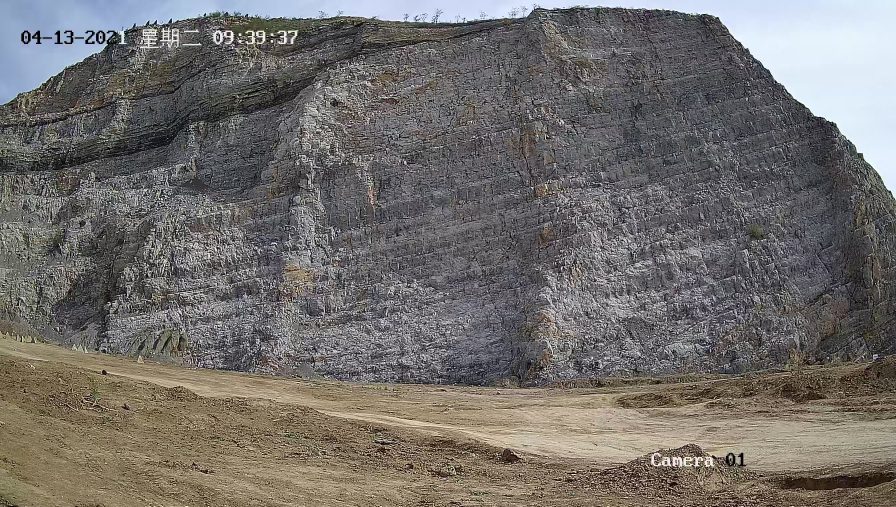
#> input picture ImagePoint_Align/demo/image_files/VIS.jpg, 2688 x 1520 px (shown at 1/3 size)
$ python Align_insert_v2.py
#> lines starting #> are read from the running program, lines starting #| are printed output that depends on the picture
# -*- coding: utf-8 -*-
"""
@ file name:Align_insert_v2.py
@ desc: 直接图像对齐(居于选定的矩形)
"""

import cv2 as cv
import numpy as np


# ----------------------------------------------------#
#           图像和点读取
# ----------------------------------------------------#
def load_image(path):
    """加载图像并返回其size"""
#> called with path = '../image_files/VIS.jpg'
    img = cv.imread(path)
#> img is the input picture: shape (1520, 2688, 3); mean B, G, R 107.8, 110.8, 114.2
    return img, img.shape[:2]


def get_points(point_path, points_num=3):
    """从文本文件中读取指定数量的特征点坐标"""
    with open(point_path, 'r') as file:
        all_coordinates = []
        lines = file.readlines()
        for line in lines:
            line_data = line.strip().split()
            all_coordinates.extend([int(num) for num in line_data])
        all_coordinates = np.reshape(all_coordinates, (-1, 2))[:points_num]
    return all_coordinates


# ----------------------------------------------------#
#           尺度放缩因子
# ----------------------------------------------------#
def get_rectangle(point_list):
    """计算特征点构成的最小外接矩形"""
    # 获取每列的最大值和最小值
    x_min, y_min = np.min(point_list, axis=0)
    x_max, y_max = np.max(point_list, axis=0)
    return x_min, y_min, x_max, y_max


def calculate_scale_factors(rectangle_visible, rectangle_thermal):
    """计算可见光与红外图像在x、y方向上的尺度缩放因子"""
    # 由于可见光相机与红外热像仪焦距及视场角不同，物体在可见光图像及红外热图像中的实际大小不一致，可通过缩放因子将其进行调整
    width_scale_factor = (rectangle_visible[2] - rectangle_visible[0]) / (rectangle_thermal[2] - rectangle_thermal[0])
    height_scale_factor = (rectangle_visible[3] - rectangle_visible[1]) / (rectangle_thermal[3] - rectangle_thermal[1])
    return width_scale_factor, height_scale_factor


# ----------------------------------------------------#
#           图像处理
# ----------------------------------------------------#
def crop_and_resize_VIS(visible_img, start_x, start_y, end_x, end_y, thermal_size):
    """裁剪并调整可见光图像至热成像图像大小"""
    cropped_VIR = visible_img[start_y:end_y, start_x:end_x]
    cropped_VIR_resize = cv.resize(cropped_VIR, (thermal_size[1], thermal_size[0]), interpolation=cv.INTER_AREA)
    return cropped_VIR_resize


def main():
    # -------------------------------
    #       图像路径
    # -------------------------------
    image_visible_path = "../image_files/VIS.jpg"
    image_thermal_path = "../image_files/IR.jpg"

    image_visible, visible_size = load_image(image_visible_path)  # [1520, 2688]
#> visible_size = (1520, 2688)
    image_thermal, thermal_size = load_image(image_thermal_path)  # [720, 1280]
#> call 2 of load_image, with path = '../image_files/IR.jpg'
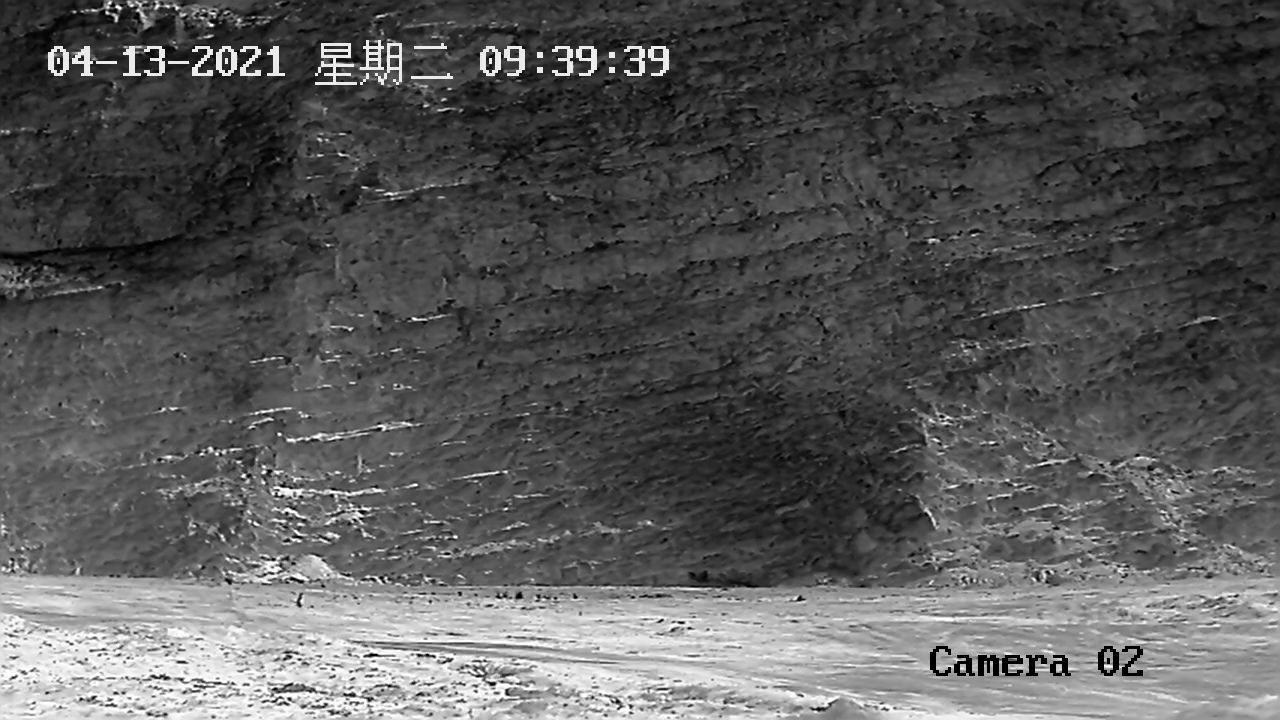
#> input picture ImagePoint_Align/demo/image_files/IR.jpg, 1280 x 720 px
#> in load_image, img is the input picture: shape (720, 1280, 3); min 0, max 255, mean 87.4
#> thermal_size = (720, 1280)
    # -------------------------------
    #       读取特征点坐标
    # -------------------------------
    points_visible_path = "../points_VIS.txt"
    points_thermal_path = "../points_IR.txt"
    coordinates_visible = get_points(points_visible_path)
#> (reads ImagePoint_Align/demo/points_VIS.txt from the repository)
    print(f"读取成功\n{coordinates_visible}")
    coordinates_thermal = get_points(points_thermal_path)
#> (reads ImagePoint_Align/demo/points_IR.txt from the repository)
    print(f"读取成功\n{coordinates_thermal}")
    # 判断特征点数量是否一致
    assert len(coordinates_visible) == len(coordinates_thermal), '特征数量不一致，请重新选择'
    # -------------------------------
    #       尺度因子
    # -------------------------------
    # 计算特征点构成的矩形
    rectangle_visible = get_rectangle(coordinates_visible)
    rectangle_thermal = get_rectangle(coordinates_thermal)
    # 计算尺度缩放因子
    width_scale_factor, height_scale_factor = calculate_scale_factors(rectangle_visible, rectangle_thermal)

    # 计算裁剪区域 x_min, y_min, x_max, y_max
    start_x = int(rectangle_visible[0] - rectangle_thermal[0] * width_scale_factor)
    start_y = int(rectangle_visible[1] - rectangle_thermal[1] * height_scale_factor)
    end_x = int(start_x + thermal_size[1] * width_scale_factor)
#> end_x = 1954
    end_y = int(start_y + thermal_size[0] * height_scale_factor)
#> end_y = 735
    start_x = max(0, start_x)
    start_y = max(0, start_y)
    end_x = min(end_x, visible_size[1])
    end_y = min(end_y, visible_size[0])

    # with open('crop_visible.txt', 'w') as f:
    #     f.write("start_x = " + str(start_x) + '\n')
    #     f.write("start_y = " + str(start_y) + '\n')
    #     f.write("end_x = " + str(end_x) + '\n')
    #     f.write("end_y = " + str(end_y) + '\n')

    # -------------------------------
    #       图像处理
    # -------------------------------
    # 裁剪并调整可见光图像至热成像图像大小
    cropped_VIR_resize = crop_and_resize_VIS(image_visible,  start_x, start_y, end_x, end_y, thermal_size)
#> in crop_and_resize_VIS, `cropped_VIR = visible_img[start_y:end_y, start_x:end_x]`:
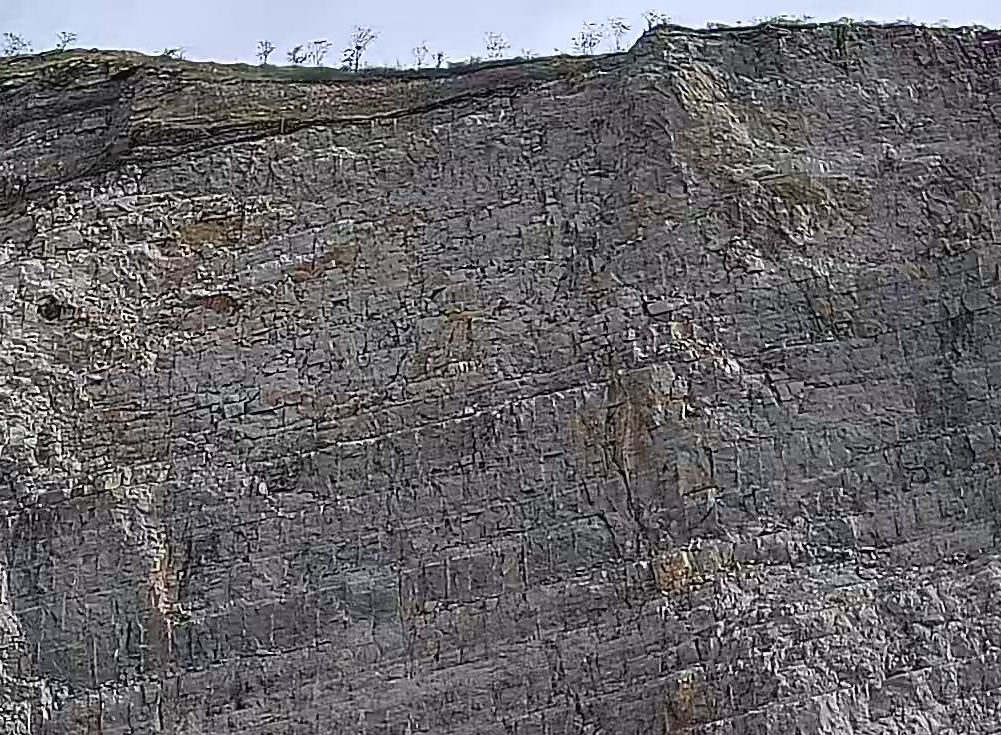
#> cropped_VIR: shape (735, 1001, 3); mean B, G, R 106, 102.5, 103.7
#> in crop_and_resize_VIS, `cropped_VIR_resize = cv.resize(cropped_VIR, (thermal_size[1], thermal_..`:
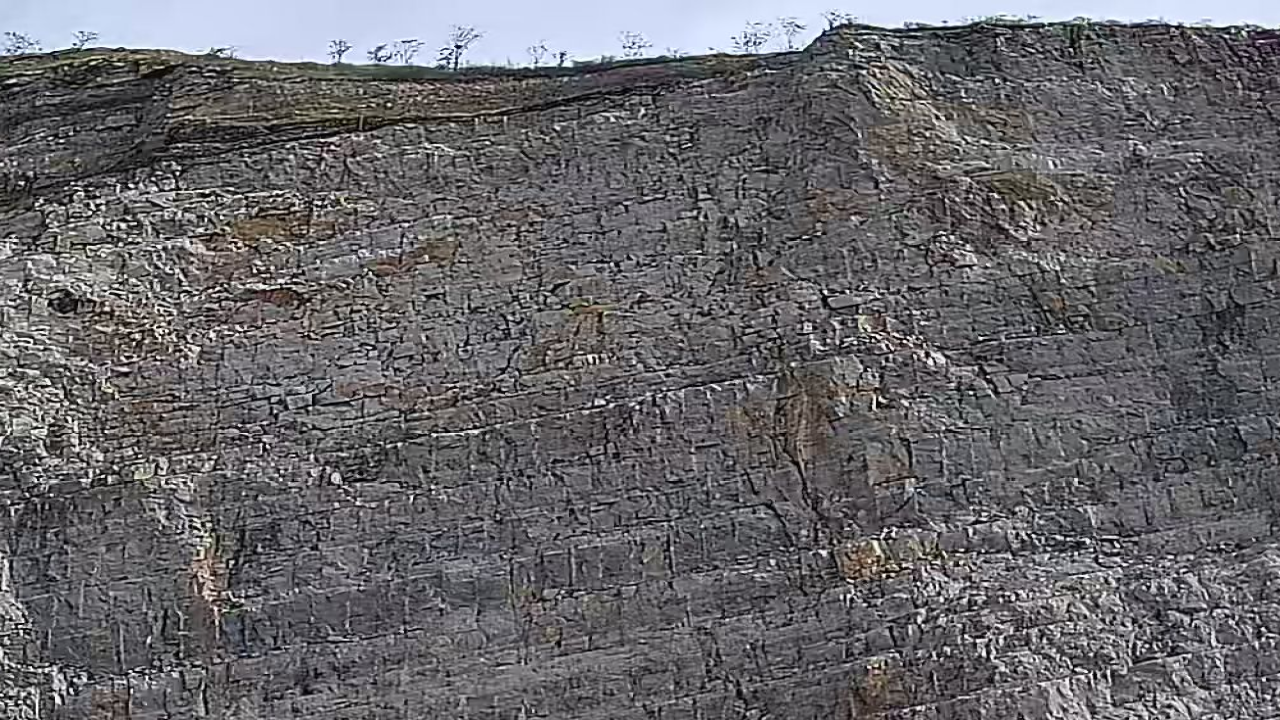
#> cropped_VIR_resize: shape (720, 1280, 3); mean B, G, R 105.9, 102.4, 103.6

    # 叠加可见光与热成像图像
    img_add = cv.addWeighted(cropped_VIR_resize, 0.5, image_thermal, 0.5, 0)
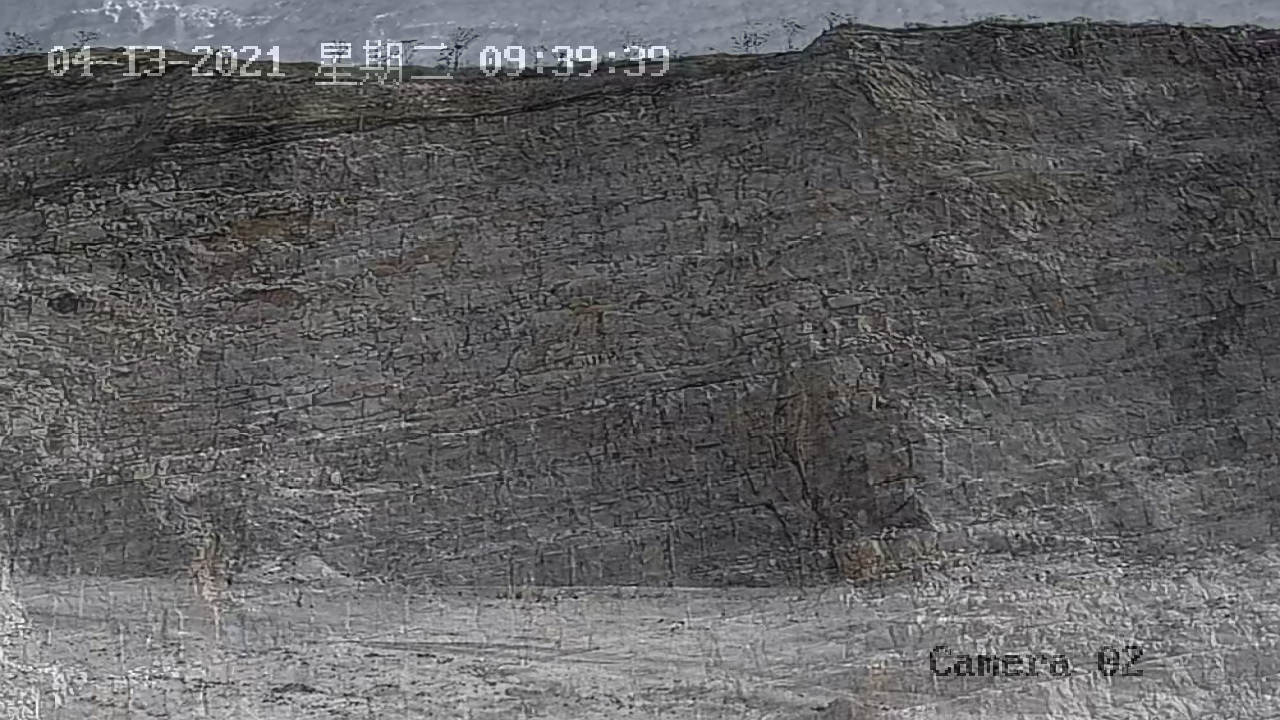
#> img_add: shape (720, 1280, 3); mean B, G, R 96.6, 94.9, 95.5

    # 保存结果
    cv.imwrite("../run_result/AlignInsert_1.png", cropped_VIR_resize)
    cv.imwrite("../run_result/AlignInsert_2.png", img_add)


if __name__ == "__main__":
    main()
